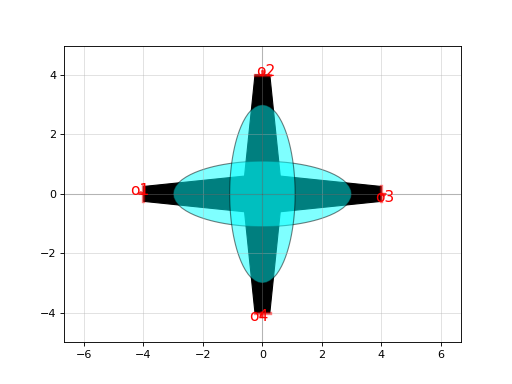

Write Python code to recreate this figure.
import gdsfactory as gf

c = gf.components.crossing(cross_section='strip')
c.plot()
